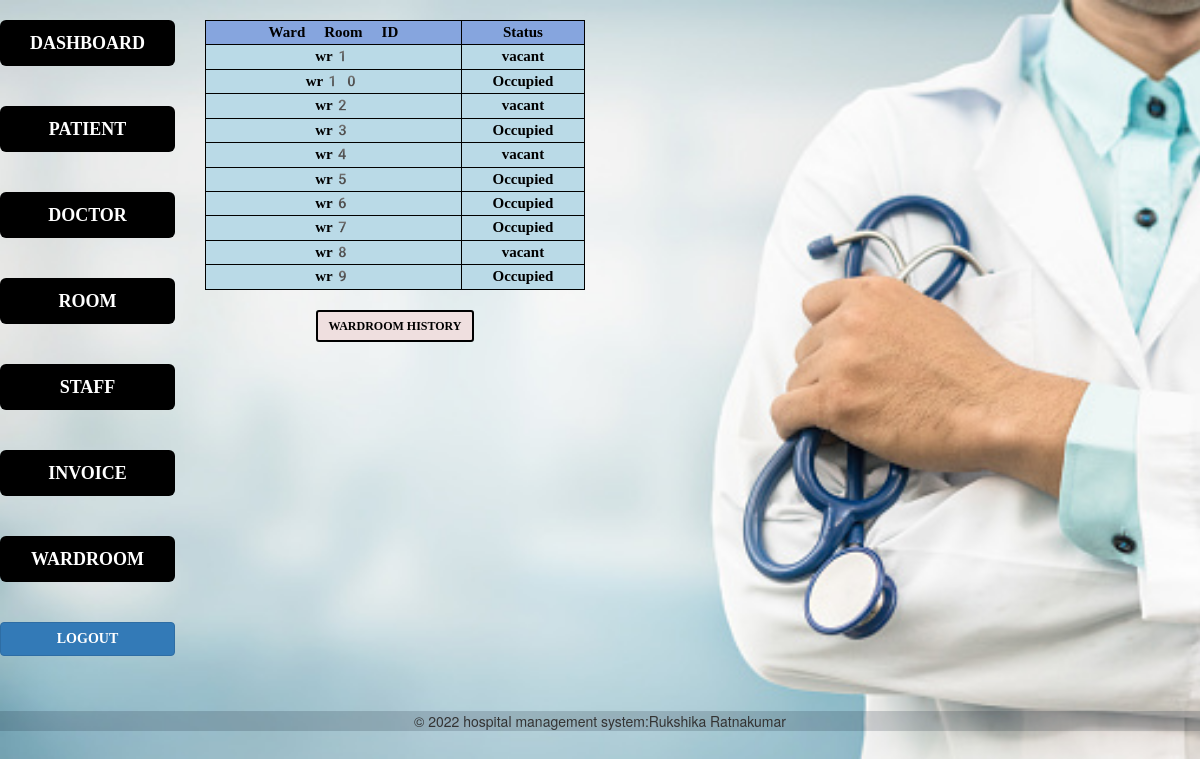
/rukshika/wardroom.php, run on the app's committed database.
### tables this page shows
CREATE TABLE `ward_room` (
  `wardroom_id` varchar(50) NOT NULL,
  `wr_status` varchar(50) NOT NULL
);

### rukshika/wardroom.php (the view, shortened to what this page needs)
<?php
include('config.php');
$sql = " SELECT * FROM ward_room";
$result = $conn->query($sql);
?>
<!DOCTYPE html>
<html lang="en">
<head>
    <link href="bootstrap-3.4.1-dist/css/bootstrap.min.css" rel="stylesheet" type="text/css">
    <link href="bootstrap-3.4.1-dist/js/bootstrap.min.js" rel="stylesheet" type="text/css">
    <link href="style.css" type="text/css" rel="stylesheet">
</head>
<body>
    <form action="">
        <div class="row">
            <div class="col-md-2"><br>
            <a href="dashboard.html">
                    <button type="button" class="btn btn-secondary btn-lg btn-block" data-toggle="button" aria-pressed="false" autocomplete="off">
                       DASHBOARD
                      </button><br></a><br>
                <a href="patient.php">
                    <button type="button" class="btn btn-secondary btn-lg btn-block" data-toggle="button" aria-pressed="false" autocomplete="off">
                        PATIENT
                       </button></a><br><br>
                <a href="doctor.php">
                    <button type="button" class="btn btn-secondary btn-lg btn-block" data-toggle="button" aria-pressed="false" autocomplete="off">
                        DOCTOR
                       </button></a><br><br>
                <a href="room.php">
                    <button type="button" class="btn btn-secondary btn-lg btn-block" data-toggle="button" aria-pressed="false" autocomplete="off">
                        ROOM
                       </button></a><br><br>
                <a href="staff.php">
                    <button type="button" class="btn btn-secondary btn-lg btn-block" data-toggle="button" aria-pressed="false" autocomplete="off">
                        STAFF
                       </button></a><br><br>
                <a href="invoice.php">
                    <button type="button" class="btn btn-secondary btn-lg btn-block" data-toggle="button" aria-pressed="false" autocomplete="off">
                        INVOICE
                       </button></a><br><br>
                <a href="wardroom.php">
                    <button type="button" class="btn btn-secondary btn-lg btn-block" data-toggle="button" aria-pressed="false" autocomplete="off">
                        WARDROOM
                        </button></a><br><br>
                <a href="LoginPage.html">
                    <button type="button" class="btn btn-primary btn-block" data-toggle="button" aria-pressed="false" autocomplete="off">
                        LOGOUT
                        </button></a><br><br>
            </div>
            <div class="col-md-4"><br>
            <table id="editable_table"class="table table-bordered table-condensed table-striped">
            <thead>
            <tr>
                    <th>Ward Room ID</th>
                    <th>Status</th>
                </tr>
    </thead>
    <tbody>
                <?php
                    while($row=$result->fetch_assoc())
                    {
                echo"<tr>";
                echo"<td>"; echo $row['wardroom_id'];echo"</td>";
                echo"<td>";  echo $row['wr_status'];echo"</td>";
               echo "</tr>";
                    }
              ?>
                </tbody>
            </table>
            <a href="wardroom_history.php">
             <button type="button" class="btn btn-primary btn-sm" style="background-color:#efdfdf;color:black;border:2px solid black;">WARDROOM HISTORY</button>  </a>
            </div>
    </div>
    <div class="row">
          <div class="col-md-2"></div>
          <div class="col-md-4">
          </div>
          <div class="col-md-6">
          </div>
            </div>
    </form>
</body>
<footer style="padding:0px; margin:0px;background-color: rgba(2, 17, 30, 0.166);text-align:center;">
    <p>&copy; 2022 hospital management system:Rukshika Ratnakumar</p>
</footer>
</html>

### rukshika/style.css (style rules this page uses)
body { background-repeat:no-repeat; background-image: url("image/image3.jpg"); background-size: cover; }
.btn { font-weight: bolder; font-family: serif; }
.btn-secondary { background-color: black; color: white; font-weight: bolder; }
.btn-lg { font-weight: bolder; }
.btn-block { font-weight: bolder; }
table { margin: 0 auto black; font-size:small; }
td { background-color: #badae7; border: 2px solid black; font-weight: bolder; }
th { border:2px solid black; color: black; text-align: center; }
td { font-weight: bolder; border: 2px solid black; padding: 0px; text-align: center; color: black; font-family: 'emoji'; }
.table-bordered>tbody>tr>td, .table-bordered>tbody>tr>th, .table-bordered>tfoot>tr>td, .table-bordered>tfoot>tr>th, .table-bordered>thead>tr>td,.table-bordered>thead>tr>th { border: 1px solid black; }
.table>caption+thead>tr:first-child>td, .table>caption+thead>tr:first-child>th, .table>colgroup+thead>tr:first-child>td, .table>colgroup+thead>tr:first-child>th, .table>thead:first-child>tr:first-child>td, .table>thead:first-child>tr:first-child>th { border: 1px solid black; background-color: rgb(134, 165, 222); font-family: 'emoji'; }
.table-condensed>tbody>tr>td, .table-condensed>tbody>tr>th, .table-condensed>tfoot>tr>td, .table-condensed>tfoot>tr>th, .table-condensed>thead>tr>td, .table-condensed>thead>tr>th { padding: 1px; }
.row:after { content: ""; display: table; clear: both; }
a:link { text-decoration: none; }

### rukshika/wardroom.php (style rules this page uses)
body { text-align:center; }
td { font-size:15px; }
tr { font-size:15px; }

### data on the page
ward_room: wardroom_id "wr1", wr_status "vacant"
ward_room: wardroom_id "wr10", wr_status "Occupied"
ward_room: wardroom_id "wr2", wr_status "vacant"
ward_room: wardroom_id "wr3", wr_status "Occupied"
ward_room: wardroom_id "wr4", wr_status "vacant"
ward_room: wardroom_id "wr5", wr_status "Occupied"
ward_room: wardroom_id "wr6", wr_status "Occupied"
ward_room: wardroom_id "wr7", wr_status "Occupied"
ward_room: wardroom_id "wr8", wr_status "vacant"
ward_room: wardroom_id "wr9", wr_status "Occupied"
